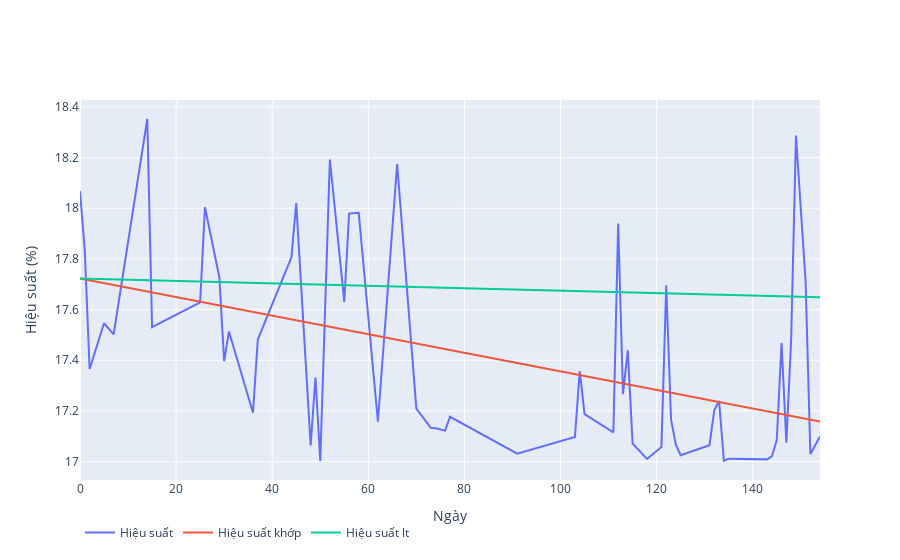

The code cell stored with this chart in its notebook:
### Code cell
df_bin = df1[['Hieu suat','month','stt']] 
x = len(df_bin)
num_index = range(0,x,1)
a=df_bin['stt'][x-1]
df_bin =  df_bin.reset_index()
df_bin.head() 
x=df_bin['stt'].tolist()
y=df_bin['Hieu suat'].tolist()
x=np.array(x)
y=np.array(y)
mymodel = np.poly1d(np.polyfit(x, y, 1))
myline = np.linspace(0, a, 100)
fig1 = go.Figure()
fig1.add_trace(go.Scatter(
    x=x,
    y=y,
    name="Hiệu suất"))
fig1.add_trace(go.Scatter(
    x=myline,
    y=mymodel(myline),
    name="Hiệu suất khớp"))
b = estimate_coef(x, y) 
print("Estimated coefficients:\nb_0 = {}\nb_1 = {}".format(b[0], b[1])) 
plot_regression_line(x, y, b) 
y_pred= b[0] + b[1]*x
df1.loc[:,'hstt']=pd.Series((df1['stt']*b[1]+b[0]), df.index)
df1.loc[:,'saiso']=pd.Series(((df1['Hieu suat']-df1['hstt'])/df1['hstt']), df.index)
df1=df1[abs(df1['saiso'])<=0.03]
fig1.add_trace(go.Scatter(
    x=myline,
    y=b[0]-b[0]/100/365*myline,
    name="Hiệu suất lt"))
fig1.update_layout(
    xaxis_title="Ngày",
    yaxis_title="Hiệu suất (%)"
)
fig1.update_layout(legend_orientation="h")
fig1.show()
